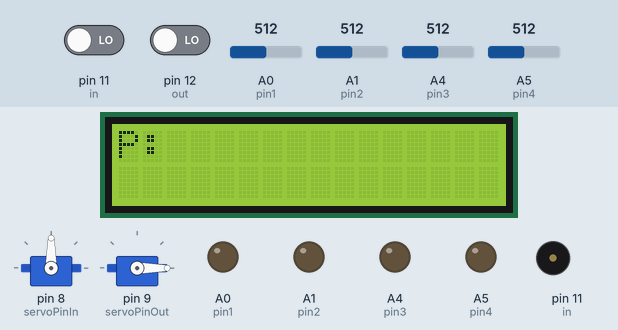
Simulated run of this sketch. Board: Arduino Uno, built with avr-gcc and run on an emulated ATmega328P. Parts: 16×2 character LCD, 2 × servo, output pins drawn as LEDs (lit = HIGH), buzzer (waves = sounding). The test bench sets the inputs (shaded band); at power-on: pin 11 (in) LOW, A0 (pin1) = 512, A1 (pin2) = 512, A4 (pin3) = 512, pin 12 (out) LOW, A5 (pin4) = 512.

Above: at 6.2 s.
6.3 s: pin 11 (in) driven HIGH
At 14.3 s:
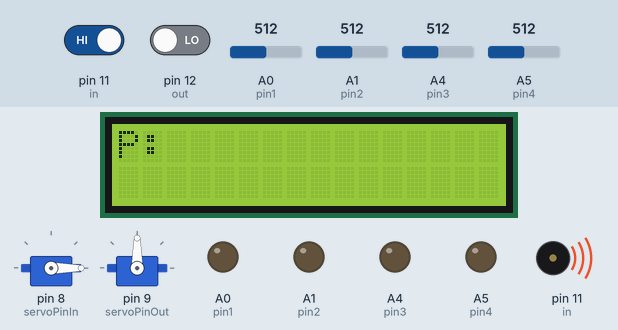
14.4 s: A0 (pin1) set to 98
19.2 s: A0 (pin1) set to 83
At 19.4 s:
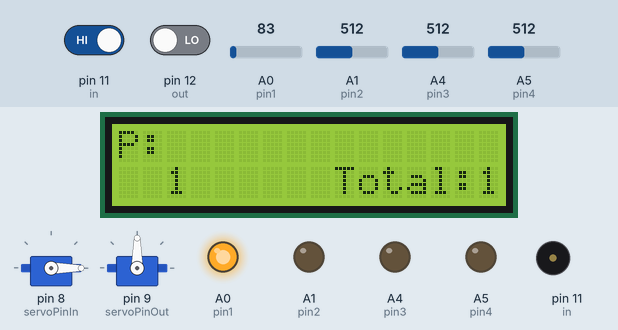
21.3 s: A1 (pin2) set to 100
22.8 s: A1 (pin2) set to 80
At 23.06 s:
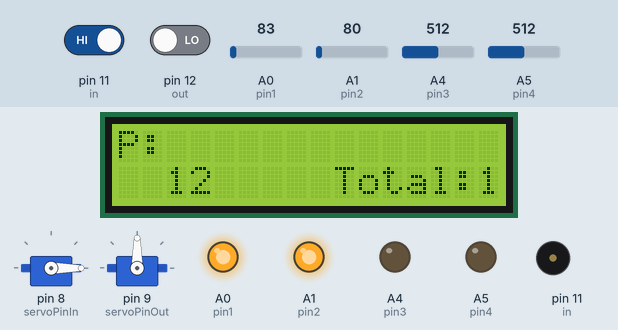
25.0 s: A4 (pin3) set to 98
26.5 s: A4 (pin3) set to 85
At 26.71 s:
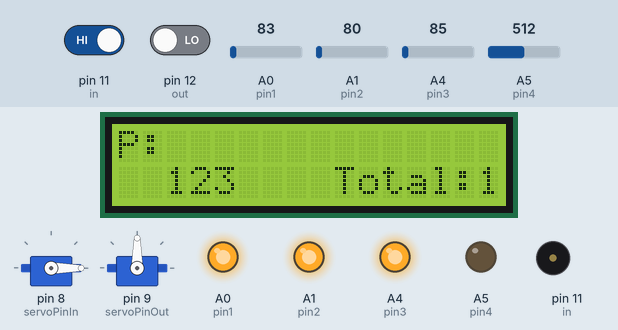
Timing chart, 0 to 29.5 s (numbered marks = the images above; inputs shaded):
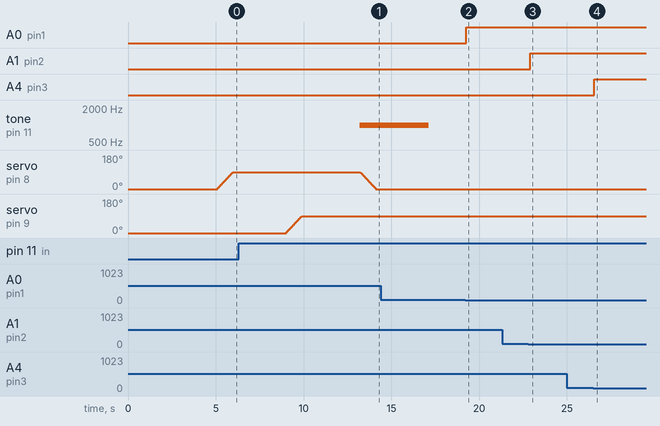

Measured:
- the behaviour switches between 90 and 89 on A0 (pin1) (found by bisection; images 1 and 2)
- the behaviour switches between 90 and 89 on A1 (pin2) (found by bisection; images 2 and 3)
- the behaviour switches between 90 and 89 on A4 (pin3) (found by bisection; images 3 and 4)
- after the input at 6.3 s, tone on pin 11 (in): silent → 1000 Hz after 6.9 s; servo on pin 8 (servoPinIn): moves from 90° to 0° over 0.90 s, starting after 6.9 s
- after the input at 19.2 s, A0 (pin1): LOW → HIGH after 0.06 s; the display: first differs from a run without the input after 0.06 s (image 2)
- after the input at 22.8 s, A1 (pin2): LOW → HIGH after 0.11 s; the display: first differs from a run without the input after 0.11 s (image 3)
- after the input at 26.5 s, A4 (pin3): LOW → HIGH after 0.06 s; the display: first differs from a run without the input after 0.07 s (image 4)

The sketch:

ParkingSensor.ino
```cpp
#include <Servo.h>
Servo myServoIn, myServoOut;

#include <LiquidCrystal.h>
LiquidCrystal lcd(1, 2, 4, 5, 6, 7);

int pin1 = A0;
int pin2 = A1;
int pin3 = A4;
int pin4 = A5;
int in = 11;
int out = 12;
int servoPinIn = 8; //servo in
int servoPinOut = 9; //servo out

int val1, val2, val3, val4;
int valin, valout;

//int flag1 = 0, flag2 = 0, flag3 = 0, flag4 = 0;
//int jum1 = 0, jum2 = 0, jum3 = 0, jum4 = 0;
//int av1, av2, av3, av4;

int pos = 0;
int count = 0;
boolean stateIn=true, statenowIn=true;
boolean stateOut=true, statenowOut=true;

void setup() {
  lcd.begin(16,2);
//  Serial.begin(9600);
  lcd.setCursor(0,0);
  lcd.print("Welcome to");
  lcd.setCursor(8,1);
  lcd.print("how to detect car parking sensor xd");
  delay(5000);
  lcd.clear();

  myServoIn.attach(servoPinIn);
  myServoIn.write(0);
  myServoOut.attach(servoPinOut);
  myServoOut.write(0);
}

void loop() {
  // put your main code here, to run repeatedly:
  pinMode(pin1,INPUT);
  pinMode(pin2,INPUT);
  pinMode(pin3,INPUT);
  pinMode(pin4,INPUT);
  pinMode(in,INPUT);
  pinMode(out,INPUT);

  val1= analogRead(pin1);
  val2 = analogRead(pin2);
  val3 = analogRead(pin3);
  val4 = analogRead(pin4);
  valin = digitalRead(in);
  valout = digitalRead(out);

//  if(val1 < av1+30){
//  jum1 = jum1 + val1;
//  flag1++;
//  }
//  av1 = jum1/flag1;
//
//  if(val2 < av2+30){
//  jum2 = jum2 + val2;
//  flag2++;
//  }
//  av2 = jum2/flag2;
//
//  if(val3 < av3+50){
//  jum3 = jum3 + val3;
//  flag3++;
//  }
//  av3 = jum3/flag3;
//
//  if(val4 < av4+50){
//  jum4 = jum4 + val4;
//  flag4++;
//  }
//  av4 = jum4/flag4;
//

//  Serial.print(av1);
//  Serial.print(" ");
//  Serial.print(av2);
//  Serial.print(" ");
//  Serial.print(av3);
//  Serial.print(" ");
//  Serial.print(av4);
//  Serial.print(" ");
//  Serial.print("||");
//  Serial.print(" ");
//  Serial.print(val1);
//  Serial.print(" ");
//  Serial.print(val2);
//  Serial.print(" ");
//  Serial.print(val3);
//  Serial.print(" ");
//  Serial.print(val4);
//  Serial.print(" ");
//  Serial.print(valin);
//  Serial.print(" ");
//  Serial.println(valout);

  pinMode(pin1,OUTPUT);
  pinMode(pin2,OUTPUT);
  pinMode(pin3,OUTPUT);
  pinMode(pin4,OUTPUT);
  pinMode(in,OUTPUT);

// LCD ********************************************************
//  lcd.setCursor(0,0);
  lcd.print("P:");
  lcd.setCursor(2,1);

// LED ********************************************************

  if (val1 > 30 && val1<90) {
    digitalWrite(pin1,HIGH);
    lcd.print("1");
  }
  else {
    digitalWrite(pin1,LOW);
  }

  if (val2 > 30 && val2<90) {
    digitalWrite(pin2,HIGH);
    lcd.print("2");
  }
  else {
    digitalWrite(pin2,LOW);
  }

  if (val3 > 60 && val3<90) {
    digitalWrite(pin3,HIGH);
    lcd.print("3");
  }
  else {
    digitalWrite(pin3,LOW);
  }

  if (val4 > 60 && val4<90) {
    digitalWrite(pin4,HIGH);
    lcd.print("4");
  }
  else {
    digitalWrite(pin4,LOW);
  }

// IN ********************************************************
  if (valin == HIGH) {
    tone(in,1000);
    statenowIn = true;
    if(stateIn != statenowIn) {
      spinCW();
      count++;
      stateIn = statenowIn;
      delay(3000);
    }
  }
  else {
    noTone(in);
    statenowIn = false;
    if(stateIn != statenowIn) {
      spinCCW();
      stateIn = statenowIn;

      delay(3000);
    }
  }

// OUT ********************************************************
  if(valout == HIGH) {
    tone(in,1000);
    statenowOut = true;
    if(stateOut != statenowOut) {
      spinCWOut();
      count--;
      stateOut = statenowOut;
      delay(3000);
    }
  }
  else {
    noTone(in);
    statenowOut = false;
    if(stateOut != statenowOut) {
      spinCCWOut();
      stateOut = statenowOut;
      delay(3000);
    }
  }

  // Total Cars ********************************************************
  lcd.setCursor(9,1);
  lcd.print("Total:");
  if(count > 4) {
    myServoIn.write(0);
    delay(1000);
    myServoIn.detach();
    lcd.setCursor(8,1);
    lcd.print(" Full  ");
    count = 4;
  }
  if(count<0) {
    myServoOut.write(0);
    delay(1000);
    myServoOut.detach();
    count = 0;
  }
  lcd.print(count);

  delay(300);
  lcd.clear();
}


//To the right
void spinCW() {
  for (pos = 90; pos >= 0; pos -= 1) {
      myServoIn.write(pos);
      delay(10);
    }
}

//To the left
void spinCCW() {
  for (pos = 0; pos <= 90; pos += 1) {
      myServoIn.write(pos);
      delay(10);
    }
}

//To the right
void spinCWOut() {
  for (pos = 90; pos >= 0; pos -= 1) {
      myServoOut.write(pos);
      delay(10);
    }
}

//To the left
void spinCCWOut() {
  for (pos = 0; pos <= 90; pos += 1) {
      myServoOut.write(pos);
      delay(10);
    }
}
```
